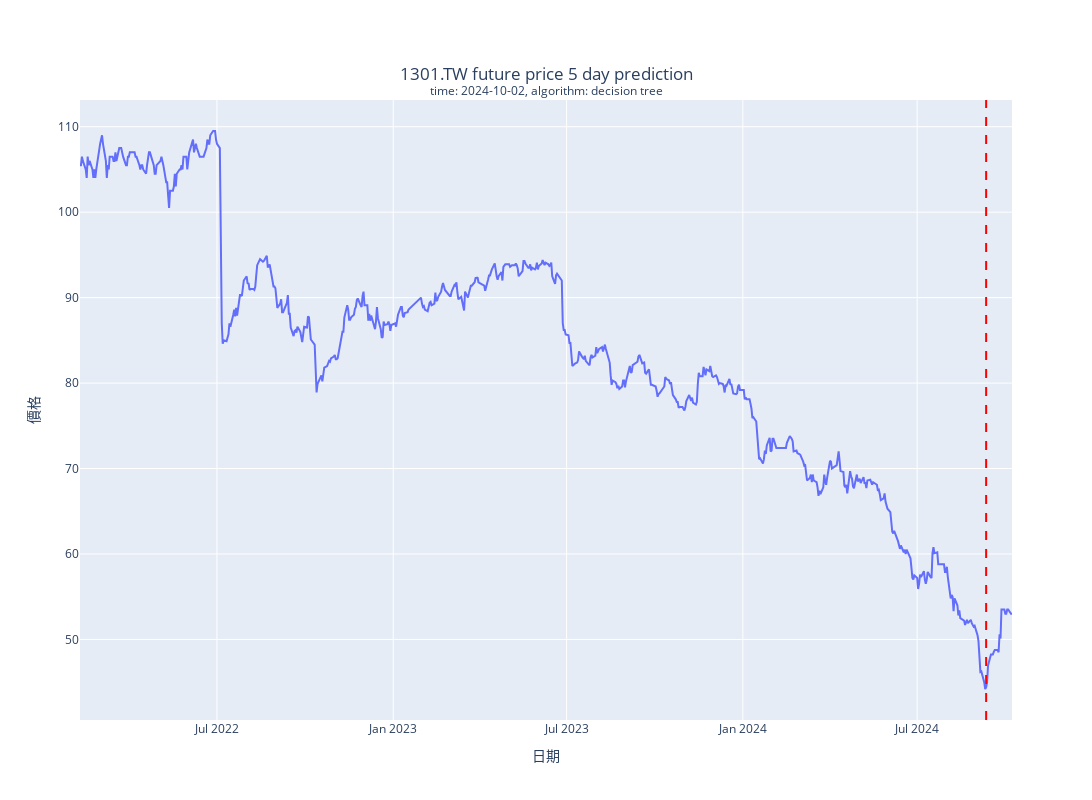
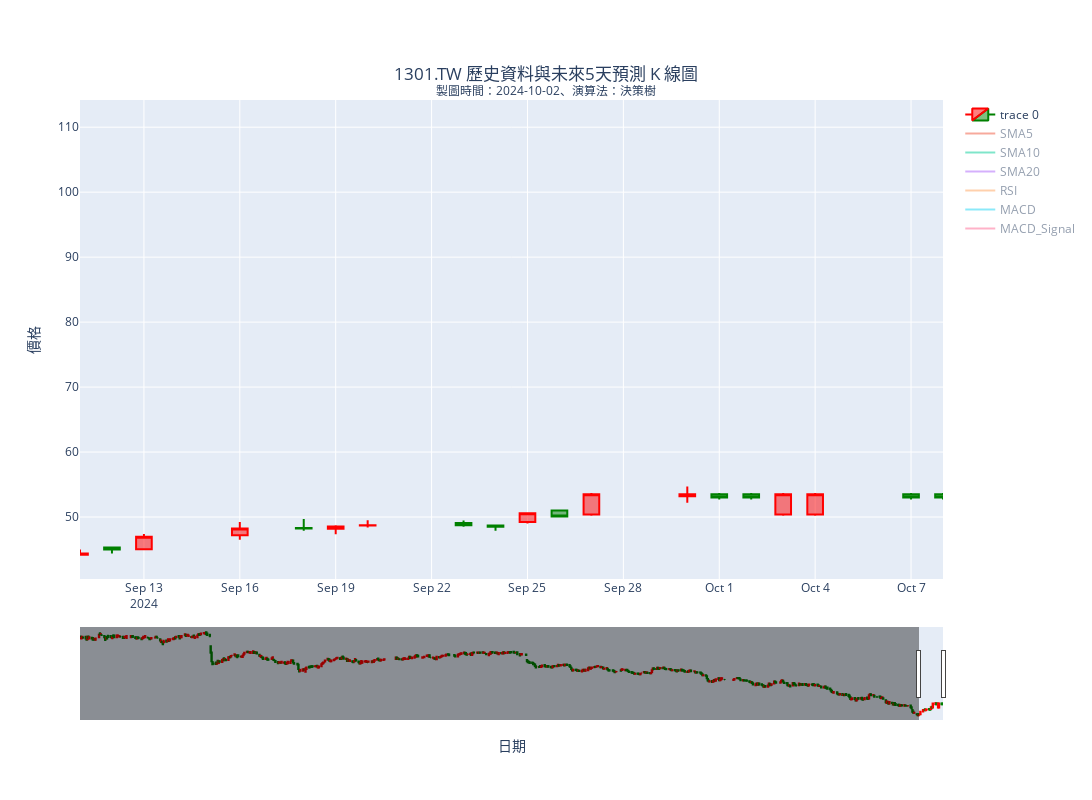

Here is the notebook cell these charts were saved with, in order:
### Markdown cell above
### 3-3. 繪製預測資料圖表：決策樹

### Code cell
combined_data_dt = pd.concat([current_data, future_df_dt], ignore_index=True)
plot_closing_price(combined_data_dt, f'{target_code}.TW future price {predict_days} day prediction', f'time: {datetime.datetime.now().strftime("%Y-%m-%d")}, algorithm: decision tree')
plot_combined_candlestick(combined_data_dt, f'{target_code}.TW 歷史資料與未來{predict_days}天預測 K 線圖', f'製圖時間：{datetime.datetime.now().strftime("%Y-%m-%d")}、演算法：決策樹')

### Figure 1 — Plotly figure (JSON) as saved in the notebook; plotly's stock layout.template omitted (floating-point values rounded to 4 significant figures; data arrays with more than 128 entries replaced by an {"elided": "..."} marker saying what was removed)
{"data": [{"mode": "lines", "name": "收盤價", "type": "scatter", "x": {"elided": "652 str values"}, "y": {"elided": "652 float values"}}], "layout": {"height": 800, "shapes": [{"line": {"color": "red", "dash": "dash", "width": 2}, "type": "line", "x0": "2024-09-11", "x1": "2024-09-11", "xref": "x", "y0": 0, "y1": 1, "yref": "paper"}], "title": {"text": "1301.TW future price 5 day prediction<br><sup>time: 2024-10-02, algorithm: decision tree</sup>", "x": 0.5, "xanchor": "center", "y": 0.9, "yanchor": "top"}, "width": 1200, "xaxis": {"title": {"text": "日期"}}, "yaxis": {"autorange": true, "title": {"text": "價格"}}}}

### Figure 2 — Plotly figure (JSON) as saved in the notebook; plotly's stock layout.template omitted (floating-point values rounded to 4 significant figures; data arrays with more than 128 entries replaced by an {"elided": "..."} marker saying what was removed)
{"data": [{"close": {"elided": "652 float values"}, "decreasing": {"line": {"color": "green"}}, "high": {"elided": "652 float values"}, "increasing": {"line": {"color": "red"}}, "low": {"elided": "652 float values"}, "open": {"elided": "652 float values"}, "type": "candlestick", "x": {"elided": "652 str values"}}, {"mode": "lines", "name": "SMA5", "type": "scatter", "visible": "legendonly", "x": {"elided": "652 str values"}, "y": {"elided": "652 float values"}}, {"mode": "lines", "name": "SMA10", "type": "scatter", "visible": "legendonly", "x": {"elided": "652 str values"}, "y": {"elided": "652 float values"}}, {"mode": "lines", "name": "SMA20", "type": "scatter", "visible": "legendonly", "x": {"elided": "652 str values"}, "y": {"elided": "652 float values"}}, {"mode": "lines", "name": "RSI", "type": "scatter", "visible": "legendonly", "x": {"elided": "652 str values"}, "y": {"elided": "652 float values"}}, {"mode": "lines", "name": "MACD", "type": "scatter", "visible": "legendonly", "x": {"elided": "652 str values"}, "y": {"elided": "652 float values"}}, {"mode": "lines", "name": "MACD_Signal", "type": "scatter", "visible": "legendonly", "x": {"elided": "652 str values"}, "y": {"elided": "652 float values"}}], "layout": {"height": 800, "title": {"text": "1301.TW 歷史資料與未來5天預測 K 線圖<br><sup>製圖時間：2024-10-02、演算法：決策樹</sup>", "x": 0.5, "xanchor": "center", "y": 0.9, "yanchor": "top"}, "width": 1200, "xaxis": {"range": ["2024-09-11", "2024-10-08T00:00:00"], "title": {"text": "日期"}}, "yaxis": {"autorange": true, "title": {"text": "價格"}}}}
